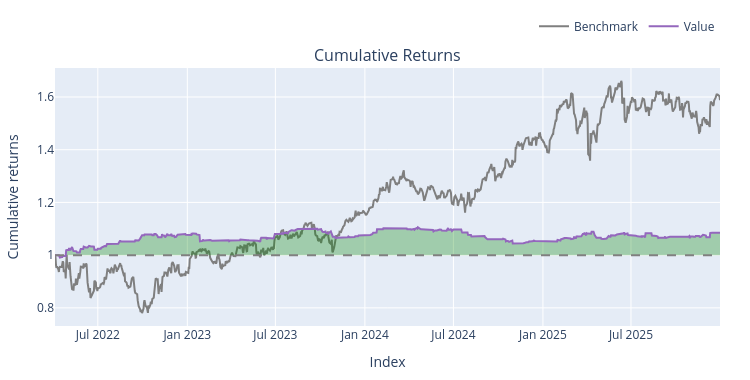

The notebook cell saved with this chart:
### Code cell
import vectorbt as vbt

# Prezzi
y_ticker, x_ticker = tickers[:2]                
prices = df[[y_ticker, x_ticker]].astype(float)

# Pesi
beta_lag = df['beta_t'].shift(1).ffill().clip(-10, 10)
pos = df['signal'].fillna(0.0) # vbt fa già lo shift(1) --> usare df[signal]
gross = 1.0 + beta_lag.abs()

w_y =  pos / gross
w_x = -pos * beta_lag / gross

weights = pd.DataFrame({
    y_ticker: w_y,
    x_ticker: w_x
}, index=prices.index).fillna(0.0)


# BT
pf = vbt.Portfolio.from_orders(
    close=prices,
    size=weights,
    size_type='targetpercent',
    init_cash=10_000,
    fees=0.0001,
    cash_sharing=True,
    freq='1D'
)

print(pf.stats())
pf.plot().show()

### Figure 1 — Plotly figure (JSON) as saved in the notebook; plotly's stock layout.template omitted (floating-point values rounded to 4 significant figures; data arrays with more than 128 entries replaced by an {"elided": "..."} marker saying what was removed)
{"data": [{"legendgroup": "0", "line": {"color": "#7f7f7f"}, "name": "Benchmark", "showlegend": true, "type": "scatter", "uid": "d6125fc3-a892-4a67-b3e6-2f5dc13e881b", "x": {"elided": "940 str values"}, "xaxis": "x", "y": {"elided": "940 float values"}, "yaxis": "y"}, {"hoverinfo": "skip", "legendgroup": "1", "line": {"color": "rgba(0, 0, 0, 0)", "width": 0}, "opacity": 0, "showlegend": false, "type": "scatter", "uid": "097f6a49-f98c-4874-a135-d51482a53b07", "x": {"elided": "940 str values"}, "xaxis": "x", "y": {"elided": "940 int values"}, "yaxis": "y"}, {"connectgaps": false, "fill": "tonexty", "fillcolor": "rgba(0, 128, 0, 0.3)", "hoverinfo": "skip", "legendgroup": "1", "line": {"color": "rgba(0, 0, 0, 0)", "width": 0}, "opacity": 0, "showlegend": false, "type": "scatter", "uid": "d909a1b3-6473-45b7-bf5e-225c830b9ff4", "x": {"elided": "940 str values"}, "xaxis": "x", "y": {"elided": "940 float values"}, "yaxis": "y"}, {"hoverinfo": "skip", "legendgroup": "1", "line": {"color": "rgba(0, 0, 0, 0)", "width": 0}, "opacity": 0, "showlegend": false, "type": "scatter", "uid": "d47010b7-04b5-464b-844e-5f68b638d30a", "x": {"elided": "940 str values"}, "xaxis": "x", "y": {"elided": "940 int values"}, "yaxis": "y"}, {"connectgaps": false, "fill": "tonexty", "fillcolor": "rgba(255, 0, 0, 0.3)", "hoverinfo": "skip", "legendgroup": "1", "line": {"color": "rgba(0, 0, 0, 0)", "width": 0}, "opacity": 0, "showlegend": false, "type": "scatter", "uid": "d7a4dd82-9baf-4a63-9e74-7e7b7fb6958a", "x": {"elided": "940 str values"}, "xaxis": "x", "y": {"elided": "940 float values"}, "yaxis": "y"}, {"legendgroup": "2", "line": {"color": "#9467bd"}, "name": "Value", "showlegend": true, "type": "scatter", "uid": "9b7056ee-1e90-49e2-9a48-7061a513def2", "x": {"elided": "940 str values"}, "xaxis": "x", "y": {"elided": "940 float values"}, "yaxis": "y"}, {"hoverinfo": "skip", "legendgroup": "1", "line": {"color": "rgba(0, 0, 0, 0)", "width": 0}, "opacity": 0, "showlegend": false, "type": "scatter", "uid": "02e0ab72-c133-44fa-8294-bf1a9259e726", "x": {"elided": "940 str values"}, "xaxis": "x", "y": {"elided": "940 int values"}, "yaxis": "y"}], "layout": {"annotations": [{"font": {"size": 16}, "showarrow": false, "text": "Cumulative Returns", "x": 0.5, "xanchor": "center", "xref": "paper", "y": 1, "yanchor": "bottom", "yref": "paper"}], "height": 380, "legend": {"orientation": "h", "traceorder": "normal", "x": 1, "xanchor": "right", "y": 1.105, "yanchor": "bottom"}, "margin": {"b": 30, "l": 30, "r": 30, "t": 30}, "shapes": [{"line": {"color": "gray", "dash": "dash"}, "type": "line", "x0": 0, "x1": 1, "xref": "paper", "y0": 1, "y1": 1, "yref": "y"}], "showlegend": true, "width": 750, "xaxis": {"anchor": "y", "domain": [0, 1], "title": {"text": "Index"}}, "yaxis": {"anchor": "x", "domain": [0, 1], "title": {"text": "Cumulative returns"}}}}
